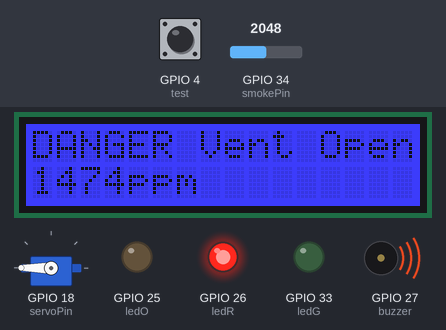
The program below on a simulated ESP32. On the bench: 16×2 character LCD, servo, output pins drawn as LEDs (lit = HIGH), buzzer (waves = sounding, pin HIGH). Inputs (shaded band) come from the test bench; at power-on: GPIO 34 (smokePin) = 2048, GPIO 4 (test) HIGH. WiFi joins after 1.5 s; servers stay silent unless stated; the modem accepts every AT command (registered, SIM ready, sends succeed) and sends nothing else; what the program prints to the serial monitor is not drawn.

Above: at 10.7 s.
10.8 s: GPIO 34 (smokePin) set to 1600
At 12.2 s:
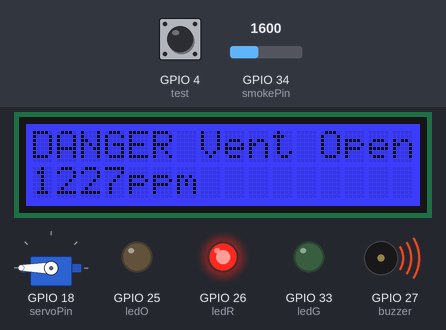
13.8 s: GPIO 34 (smokePin) set to 1486
At 14.2 s:
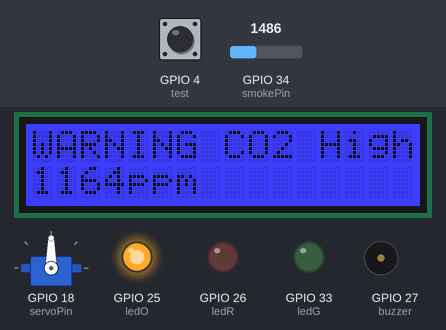
16.8 s: GPIO 4 (test) pulled LOW for 3.2 s
At 19.85 s:
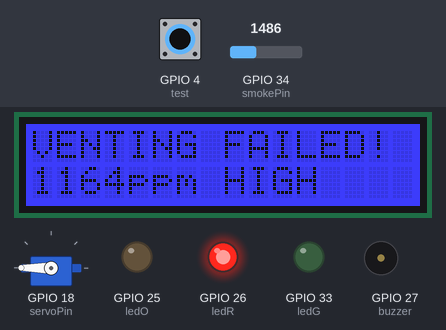
23.0 s: GPIO 34 (smokePin) set to 2047
At 24.6 s:
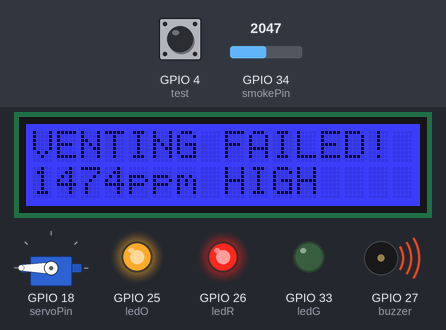
26.0 s: GPIO 34 (smokePin) set to 760
At 26.7 s:
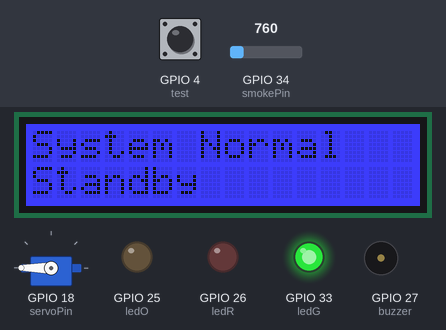
29.0 s: GPIO 34 (smokePin) set to 883
At 30.5 s:
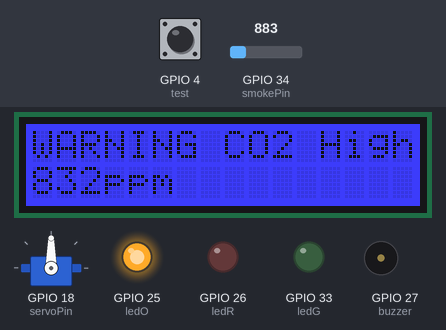
Timing chart, 0 to 32.0 s (numbered marks = the images above; inputs shaded):
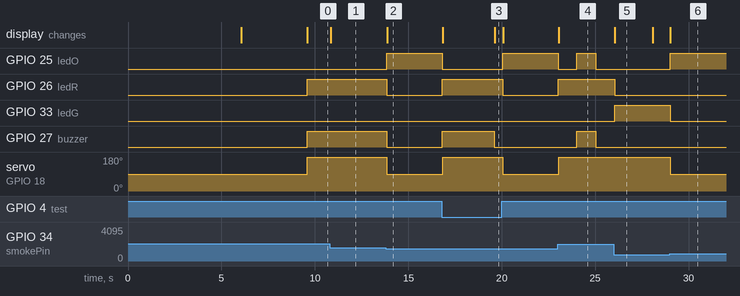

Measured:
- the behaviour switches between 1552 and 1551 on GPIO 34 (smokePin) (found by bisection; images 1 and 2)
- the behaviour switches between 826 and 827 on GPIO 34 (smokePin) (found by bisection; images 5 and 6)
- after the input at 10.8 s, the display: changes at once (image 1)
- after the input at 13.8 s, GPIO 25 (ledO): LOW → HIGH at once; GPIO 26 (ledR), GPIO 27 (buzzer): HIGH → LOW at once; servo on GPIO 18 (servoPin): 180° → 90° at once; the display: changes after 0.06 s (image 2)
- after the input at 16.8 s, GPIO 25 (ledO): HIGH → LOW at once, → HIGH 3.2 s later; GPIO 26 (ledR): LOW → HIGH at once, → LOW 3.2 s later; GPIO 27 (buzzer): LOW → HIGH at once, → LOW 2.8 s later; servo on GPIO 18 (servoPin): 90° → 180° at once, → 90° 3.2 s later; the display: first changes at once (image 3 shows a later state)
- after the input at 23.0 s, GPIO 25 (ledO): HIGH → LOW at once, → HIGH 0.99 s later, → LOW 1.0 s later; GPIO 26 (ledR): LOW → HIGH at once; GPIO 27 (buzzer): LOW → HIGH after 1.0 s, → LOW 1.0 s later; servo on GPIO 18 (servoPin): 90° → 180° at once; the display: changes at once (image 4)
- after the input at 26.0 s, GPIO 25 (ledO), GPIO 27 (buzzer): stays LOW (without the input it goes to HIGH after 0.02 s); GPIO 26 (ledR): HIGH → LOW at once; GPIO 33 (ledG): LOW → HIGH at once; the display: changes after 0.05 s (image 5)
- after the input at 29.0 s, GPIO 25 (ledO): LOW → HIGH at once; GPIO 33 (ledG): HIGH → LOW at once; servo on GPIO 18 (servoPin): 180° → 90° at once; the display: changes at once (image 6)

The program:

main.cpp
```cpp
#include <Arduino.h>
#include <Wire.h>
#include "rgb_lcd.h"
#include <WiFi.h>
#include <ESPAsyncWebServer.h>
#include <ESP32Servo.h>
#include "soc/soc.h"
#include "soc/rtc_cntl_reg.h"

#define GSM_RX 16
#define GSM_TX 17
#define PHONE "+353830423660"

bool smsSent          = false;
unsigned long dangerStart = 0;
bool ventFailed       = false;

rgb_lcd lcd;
AsyncWebServer server(80);

const char* ssid     = "BensiPhone";
const char* password = "123455432";

const int ledG = 33, ledO = 25, ledR = 26, buzzer = 27, test = 4;
const int smokePin = 34, servoPin = 18;
float co2ppm  = 0;
bool testFire = false;
Servo ventServo;

int displayIndex      = 0;
const int numStatuses = 5;
int currentState      = 0;

String cachedSimStatus   = "Checking...";
String cachedNetworkName = "Checking...";
unsigned long lastGsmCheck = 0;
const unsigned long GSM_REFRESH_MS = 30000;

// ─── Non-blocking SMS state machine ──────────────────────────────────────────
enum SmsState { SMS_IDLE, SMS_WAIT_CMGF, SMS_WAIT_CMGS, SMS_WAIT_DONE };
SmsState smsState      = SMS_IDLE;
unsigned long smsTimer = 0;
String pendingSmsMsg   = "";

// ─── GSM INIT ────────────────────────────────────────────────────────────────
void initGSM() {
  delay(3000);
  while (Serial2.available()) Serial2.read();

  Serial2.print("AT\r");
  delay(1000);
  while (Serial2.available()) Serial.write(Serial2.read());

  Serial2.print("AT+CMGF=1\r");
  delay(1000);
  while (Serial2.available()) Serial.write(Serial2.read());

  Serial.println("Waiting for network...");
  for (int i = 0; i < 30; i++) {
    Serial2.print("AT+CREG?\r");
    delay(1000);
    String resp = "";
    while (Serial2.available()) resp += (char)Serial2.read();
    Serial.println(resp);
    if (resp.indexOf("+CREG: 0,1") >= 0 || resp.indexOf("+CREG: 0,5") >= 0) {
      Serial.println("Network registered!");
      break;
    }
  }

  Serial.println("GSM Init Done");
}

// ─── NON-BLOCKING SMS ────────────────────────────────────────────────────────
void queueSMS(String message) {
  if (smsState != SMS_IDLE) return;
  pendingSmsMsg = message;
  smsState      = SMS_WAIT_CMGF;
  smsTimer      = millis();
  Serial2.print("AT+CMGF=1\r");
  Serial.println("SMS queued: " + message);
}

void tickSMS() {
  switch (smsState) {

    case SMS_IDLE:
      break;

    case SMS_WAIT_CMGF:
      if (millis() - smsTimer > 1000) {
        String r = "";
        while (Serial2.available()) r += (char)Serial2.read();
        if (r.indexOf("OK") >= 0) {
          Serial2.print("AT+CMGS=\"" + String(PHONE) + "\"\r");
          smsState = SMS_WAIT_CMGS;
        } else {
          Serial2.print("AT+CMGF=1\r"); // retry
        }
        smsTimer = millis();
      }
      break;

    case SMS_WAIT_CMGS:
      if (millis() - smsTimer > 1000) {
        Serial2.print(pendingSmsMsg);
        Serial2.print("\r");
        Serial2.write(26);
        Serial2.println();
        smsState = SMS_WAIT_DONE;
        smsTimer = millis();
      }
      break;

    case SMS_WAIT_DONE:
      if (millis() - smsTimer > 4000) {
        String r = "";
        while (Serial2.available()) r += (char)Serial2.read();
        Serial.println("SMS Response: " + r);
        if (r.indexOf("+CMGS") >= 0)
          Serial.println("✓ SMS Delivered: " + pendingSmsMsg);
        else
          Serial.println("✗ SMS failed - check SIM credit/signal");
        smsState = SMS_IDLE;
      }
      break;
  }
}

// ─── GSM STATUS ──────────────────────────────────────────────────────────────
void refreshGsmStatus() {
  while (Serial2.available()) Serial2.read();

  Serial2.print("AT+CREG?\r");
  delay(1000);
  String regResponse = "";
  while (Serial2.available()) regResponse += (char)Serial2.read();
  Serial.println("CREG: " + regResponse);
  if (regResponse.indexOf("+CREG: 0,1") >= 0 || regResponse.indexOf("+CREG: 0,5") >= 0)
    cachedSimStatus = "Registered";
  else
    cachedSimStatus = "No Network";

  while (Serial2.available()) Serial2.read();

  Serial2.print("AT+COPS?\r");
  delay(1000);
  String copsResponse = "";
  while (Serial2.available()) copsResponse += (char)Serial2.read();
  Serial.println("COPS: " + copsResponse);
  int start = copsResponse.indexOf("\"");
  int end   = copsResponse.lastIndexOf("\"");
  if (start >= 0 && end > start)
    cachedNetworkName = copsResponse.substring(start + 1, end);
  else
    cachedNetworkName = "Unknown";
}

// ─── DASHBOARD HTML ──────────────────────────────────────────────────────────
String buildDashboard() {
  String wifiStatus = (WiFi.status() == WL_CONNECTED) ? "Connected" : "Disconnected";
  String stateLabel, stateColor;

  if (ventFailed)                 { stateLabel = "VENT FAILED"; stateColor = "#c0392b"; }
  else if (currentState == 2)     { stateLabel = "DANGER";      stateColor = "#e74c3c"; }
  else if (currentState == 1)     { stateLabel = "WARNING";     stateColor = "#f39c12"; }
  else                            { stateLabel = "NORMAL";      stateColor = "#2ecc71"; }

  String ventPos = (currentState == 2) ? "Fully Open (180&deg;)" :
                   (currentState == 1) ? "Partially Open (90&deg;)" : "Closed (0&deg;)";

  String html = R"rawhtml(
<!DOCTYPE html>
<html lang="en">
<head>
  <meta charset="UTF-8">
  <meta name="viewport" content="width=device-width, initial-scale=1.0">
  <meta http-equiv="refresh" content="5">
  <title>Greenhouse Monitor</title>
  <style>
    * { margin: 0; padding: 0; box-sizing: border-box; }
    body {
      font-family: 'Segoe UI', sans-serif;
      background: linear-gradient(135deg, #1a4a1a 0%, #2d7a2d 50%, #1a4a1a 100%);
      min-height: 100vh; padding: 20px; color: #fff;
    }
    h1 { text-align: center; font-size: 2em; margin-bottom: 6px; text-shadow: 0 2px 4px rgba(0,0,0,0.4); letter-spacing: 2px; }
    .subtitle { text-align: center; font-size: 0.85em; opacity: 0.7; margin-bottom: 24px; }
    .grid { display: grid; grid-template-columns: repeat(auto-fit, minmax(220px, 1fr)); gap: 16px; max-width: 900px; margin: 0 auto; }
    .card { background: rgba(0,0,0,0.35); border-radius: 14px; padding: 20px; border: 1px solid rgba(255,255,255,0.1); backdrop-filter: blur(6px); }
    .card h2 { font-size: 0.75em; text-transform: uppercase; letter-spacing: 1.5px; opacity: 0.65; margin-bottom: 10px; }
    .card .value { font-size: 2em; font-weight: 700; }
    .card .unit { font-size: 0.85em; opacity: 0.6; margin-top: 4px; }
    .status-badge { display: inline-block; padding: 6px 16px; border-radius: 20px; font-weight: 700; font-size: 1.1em; color: #fff; }
    .dot { display: inline-block; width: 10px; height: 10px; border-radius: 50%; margin-right: 6px; }
    .dot-green  { background: #2ecc71; }
    .dot-red    { background: #e74c3c; }
    .dot-orange { background: #f39c12; }
    .footer { text-align: center; margin-top: 24px; font-size: 0.75em; opacity: 0.5; }
  </style>
</head>
<body>
  <h1>Greenhouse Monitor</h1>
  <p class="subtitle">Updates every 5 seconds</p>
  <div class="grid">

    <div class="card">
      <h2>System Status</h2>
      <span class="status-badge" style="background:)rawhtml";
  html += stateColor + "\">" + stateLabel + "</span>";

  html += R"rawhtml(
    </div>
    <div class="card">
      <h2>CO2 Level</h2>
      <div class="value">)rawhtml";
  html += String(co2ppm, 0);
  html += R"rawhtml( <span style="font-size:0.5em;opacity:0.7">ppm</span></div>
      <div class="unit">Normal &lt;800 &nbsp;&#183;&nbsp; Warning &lt;1200 &nbsp;&#183;&nbsp; Danger 1200+</div>
    </div>
    <div class="card">
      <h2>Vent Position</h2>
      <div class="value" style="font-size:1.3em;">)rawhtml";
  html += ventPos;
  html += R"rawhtml(</div>
    </div>
    <div class="card">
      <h2>WiFi</h2>
      <div class="value" style="font-size:1.2em;">
        <span class="dot )rawhtml";
  html += (WiFi.status() == WL_CONNECTED) ? "dot-green" : "dot-red";
  html += R"rawhtml("></span>)rawhtml";
  html += wifiStatus;
  html += R"rawhtml(</div>
      <div class="unit">Network: )rawhtml";
  html += ssid;
  html += R"rawhtml(</div>
      <div class="unit">IP: )rawhtml";
  html += (WiFi.status() == WL_CONNECTED) ? WiFi.localIP().toString() : "N/A";
  html += R"rawhtml(</div>
    </div>
    <div class="card">
      <h2>GSM / SMS</h2>
      <div class="value" style="font-size:1.2em;">
        <span class="dot )rawhtml";
  html += (cachedSimStatus == "Registered") ? "dot-green" : "dot-red";
  html += R"rawhtml("></span>)rawhtml";
  html += cachedSimStatus;
  html += R"rawhtml(</div>
      <div class="unit">Network: )rawhtml";
  html += cachedNetworkName;
  html += R"rawhtml(</div>
      <div class="unit">SMS Alerts: )rawhtml";
  html += smsSent ? "Sent" : "Standby";
  html += R"rawhtml(</div>
    </div>
    <div class="card">
      <h2>Test Mode</h2>
      <div class="value" style="font-size:1.2em;">
        <span class="dot )rawhtml";
  html += testFire ? "dot-orange" : "dot-green";
  html += R"rawhtml("></span>)rawhtml";
  html += testFire ? "ACTIVE" : "Inactive";
  html += R"rawhtml(</div>
      <div class="unit">Manual Danger trigger button</div>
    </div>

  </div>
  <p class="footer">Greenhouse IoT System &mdash; ESP32 &mdash; Ben Ryan - G00462517</p>
</body>
</html>
)rawhtml";

  return html;
}

// ─── SETUP ───────────────────────────────────────────────────────────────────
void setup() {
  WRITE_PERI_REG(RTC_CNTL_BROWN_OUT_REG, 0);

  Serial.begin(115200);
  Serial2.begin(9600, SERIAL_8N1, GSM_RX, GSM_TX);
  initGSM();

  lcd.begin(16, 2);
  lcd.setRGB(0, 0, 255);

  pinMode(ledG, OUTPUT); pinMode(ledO, OUTPUT); pinMode(ledR, OUTPUT);
  pinMode(buzzer, OUTPUT); pinMode(test, INPUT_PULLUP); pinMode(smokePin, INPUT);
  ventServo.attach(servoPin);

  WiFi.begin(ssid, password);
  Serial.print("Connecting to WiFi");
  int attempts = 0;
  while (WiFi.status() != WL_CONNECTED && attempts < 20) {
    delay(500); Serial.print("."); attempts++;
  }
  if (WiFi.status() == WL_CONNECTED)
    Serial.println("\nIP: " + WiFi.localIP().toString());
  else
    Serial.println("\nWiFi Failed - continuing without it");

  refreshGsmStatus();
  lastGsmCheck = millis();

  server.on("/", HTTP_GET, [](AsyncWebServerRequest *request) {
    request->send(200, "text/html", buildDashboard());
  });
  server.begin();
  Serial.println("Web server started");

  digitalWrite(ledG, HIGH); digitalWrite(ledO, LOW);
  digitalWrite(ledR, LOW);  digitalWrite(buzzer, LOW);
}

// ─── LOOP ────────────────────────────────────────────────────────────────────
void loop() {
  static unsigned long normalTimer = 0;

  tickSMS();

  int sensorValue = analogRead(smokePin);
  co2ppm   = map(sensorValue, 100, 3000, 400, 2000);
  testFire = (digitalRead(test) == LOW);

  if (testFire || co2ppm > 1200)  currentState = 2;
  else if (co2ppm > 800)          currentState = 1;
  else                            currentState = 0;

  // ── NORMAL ──
  if (currentState == 0) {
    smsSent     = false;
    ventFailed  = false;
    dangerStart = 0;
    if (millis() - normalTimer > 2000) {
      lcd.clear();
      if (displayIndex == 0) {
        lcd.setCursor(0, 0); lcd.print("System Normal");
        lcd.setCursor(0, 1); lcd.print("Standby");
      } else if (displayIndex == 1) {
        if (WiFi.status() == WL_CONNECTED) {
          lcd.setCursor(0, 0); lcd.print("WiFi Connected");
          lcd.setCursor(0, 1); lcd.print(WiFi.localIP());
        } else {
          lcd.setCursor(0, 0); lcd.print("WiFi Failed");
          lcd.setCursor(0, 1); lcd.print("Check Connection");
        }
      } else if (displayIndex == 2) {
        lcd.setCursor(0, 0); lcd.print(cachedSimStatus);
        lcd.setCursor(0, 1); lcd.print(cachedNetworkName);
      } else if (displayIndex == 3) {
        lcd.setCursor(0, 0); lcd.print("Vent: CLOSED");
        ventServo.write(0);
      } else {
        lcd.setCursor(0, 0); lcd.print("Air OK ");
        lcd.print(co2ppm, 0); lcd.print("ppm");
        lcd.setCursor(0, 1); lcd.print("System OK");
      }
      displayIndex = (displayIndex + 1) % numStatuses;
      normalTimer  = millis();
    }
    digitalWrite(ledG, HIGH); digitalWrite(ledO, LOW);
    digitalWrite(ledR, LOW);  digitalWrite(buzzer, LOW);
  }

  // ── WARNING ──
  else if (currentState == 1) {
    if (!smsSent && smsState == SMS_IDLE) {
      queueSMS("WARNING: CO2 " + String(co2ppm) + "ppm - Vent partially opened!");
      smsSent = true;
    }
    lcd.clear();
    lcd.setCursor(0, 0); lcd.print("WARNING CO2 High");
    lcd.setCursor(0, 1); lcd.print(co2ppm, 0); lcd.print("ppm");
    digitalWrite(ledO, HIGH); digitalWrite(ledG, LOW);
    digitalWrite(ledR, LOW);  digitalWrite(buzzer, LOW);
    ventServo.write(90);
  }

  // ── DANGER ──
  else if (currentState == 2) {
    if (dangerStart == 0) dangerStart = millis();

    if (!smsSent && smsState == SMS_IDLE) {
      queueSMS("DANGER: CO2 " + String(co2ppm) + "ppm - Vent fully opened!");
      smsSent = true;
    }

    if (!ventFailed && millis() - dangerStart > 10000) {
      if (co2ppm > 1200 || testFire) ventFailed = true;
    }

    if (ventFailed) {
      bool beepOn = (millis() / 1000) % 2 == 0;
      digitalWrite(buzzer, beepOn ? HIGH : LOW);
      digitalWrite(ledO,   beepOn ? HIGH : LOW);
      digitalWrite(ledR,   HIGH);
      digitalWrite(ledG,   LOW);
      lcd.clear();
      lcd.setCursor(0, 0); lcd.print("VENTING FAILED! ");
      lcd.setCursor(0, 1); lcd.print(co2ppm, 0); lcd.print("ppm HIGH");
    } else {
      digitalWrite(ledR, HIGH); digitalWrite(ledG, LOW);
      digitalWrite(ledO, LOW);  digitalWrite(buzzer, HIGH);
      lcd.clear();
      lcd.setCursor(0, 0); lcd.print("DANGER Vent Open");
      lcd.setCursor(0, 1); lcd.print(co2ppm, 0); lcd.print("ppm");
    }

    ventServo.write(180);
  }
}
```
